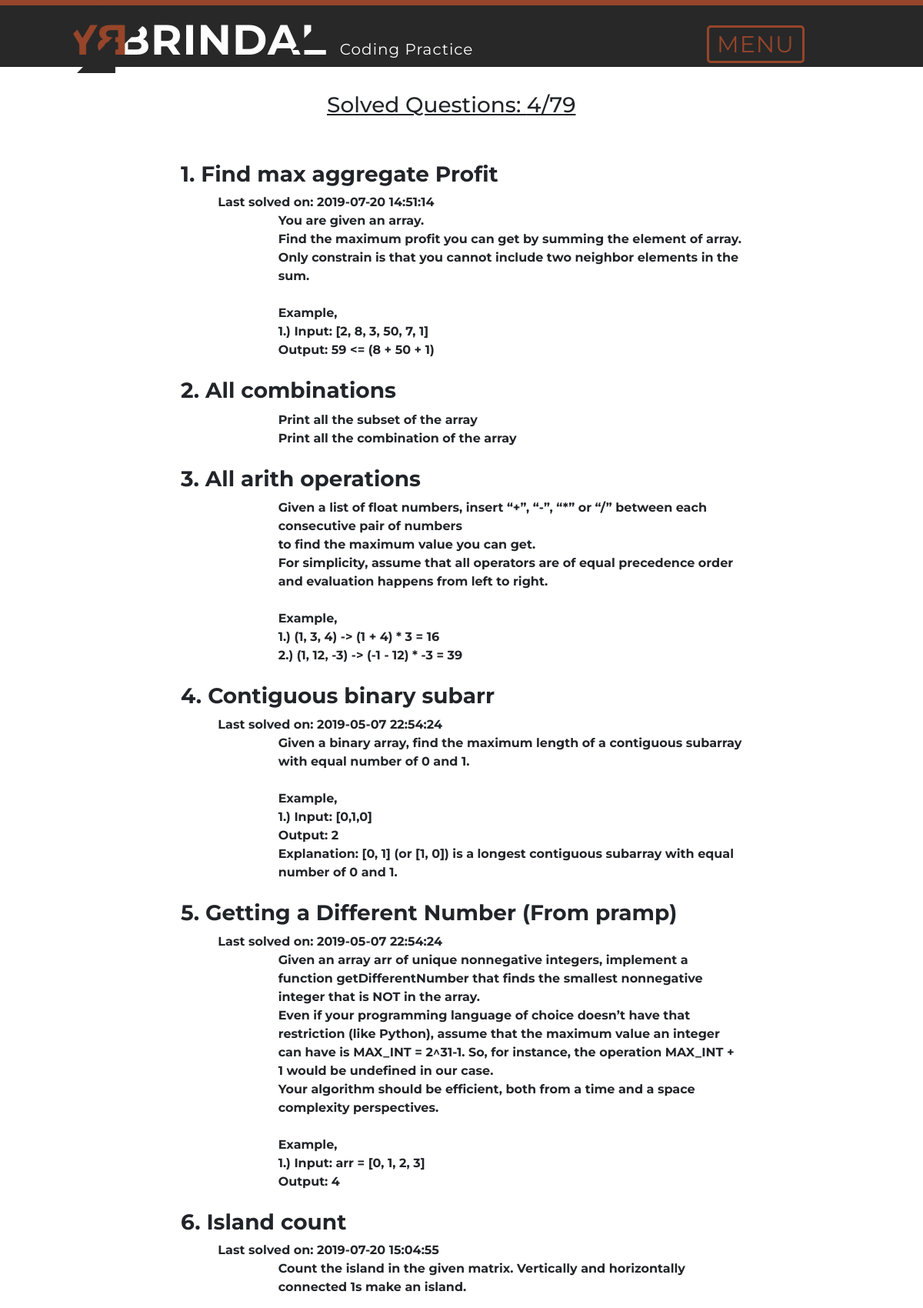
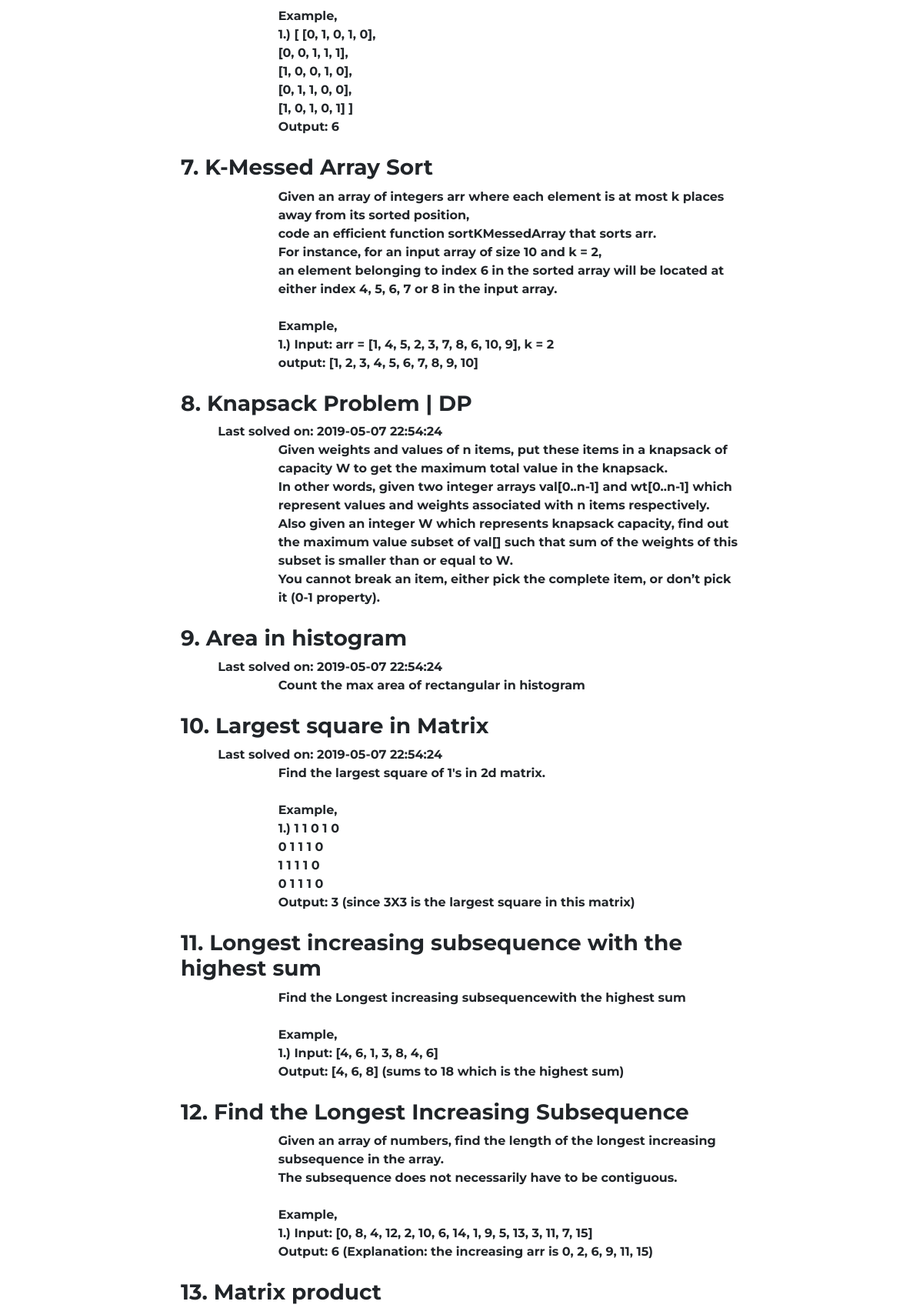
Screenshot of /all (upper part) with the database file from the repository (2 pictures, top to bottom).
### models/db_setup.py (models this page shows)
class Questions(Base):
    __tablename__ = 'questions'
    name = Column(String(80), nullable=False)
    descriptions = Column(String(3000), nullable=False)
    example = Column(String(3000))
    reference = Column(String(200))
    solved = Column(Boolean, default=False)
    added_time = Column(DateTime, default=datetime.datetime.now)
    last_solved = Column(DateTime, onupdate=datetime.datetime.now)
    id = Column(Integer, primary_key=True)

### api_server.py (the view)
@app.route('/all', methods=['GET'])
def all_questions_list():
    questions_list = session.query(Questions).order_by(asc(Questions.id)).all()
    count = count_solved_questions()
    return render_template('questions.html', questions=questions_list, count=count, button=None)

### api_server.py (called while the page is built)
def count_solved_questions():
    count_all = session.query(Questions).count()
    count_solved = session.query(Questions).filter_by(solved=True).count()
    question_count = str(count_solved) + "/" + str(count_all)
    return question_count

### views/templates/questions.html (shortened to what this page needs)
{% extends "base_frame.html" %} {% block content %}
{% if count %}
    <div class="row">
        <div class="col-md-4"></div>
        <div class = "col-md-4">
            <b><u>
                <h3>Solved Questions: {{ count }}</h3>
            </u></b>
        </div>
        <div class="col-md-4"></div>
    </div>
{% endif %}
<br><br>
{% if questions %}
    <b>
        {% for question in questions %}
        <div class="row">
            <div class="col-md-2"></div>
            <div class = "col-md-8">
                <h3><b>{{ question.id }}. {{ question.name }}</b></h3>
                <div class="row">
                    <div class="col-md-1"></div>
                    {% if question.last_solved %}
                        Last solved on:     {{ question.last_solved.replace(microsecond=0) }}
                    {% endif %}
                </div>
                <div class="row">
                    <div class="col-sm-2"></div>
                    <div class = "col-sm-10">
                        {{ question.descriptions | safe}}
                    </div>
                </div>
                {% if question.example %}
                    <div class="row">
                        <div class="col-sm-2"></div>
                        <div class = "col-sm-10">
                            <br>
                            Example,<br>
                            {{ question.example | safe}}
                        </div>
                    </div>
                {% endif %}
            </div>
            <div class="col-md-2"></div>
        </div>
        <br>
        {% endfor %}
    </b>
{% else %}
    <div class="row"> You have finished all the Questions or missing data </data>
{% endif %}
{% endblock %}

### views/templates/base_frame.html (shortened to what this page needs)
<!DOCTYPE html>
<html lang="en">
	<head>
        <link rel="stylesheet" href="https://stackpath.bootstrapcdn.com/bootstrap/4.1.3/css/bootstrap.min.css">
		<link rel=stylesheet type=text/css href="{{ url_for('static', filename='css/style.css') }}">
		<link rel="stylesheet" href="https://cdnjs.cloudflare.com/ajax/libs/font-awesome/4.7.0/css/font-awesome.min.css">
    </head>
	<body>
        <div class="nav-bar">
        	<div class="row divider orange">
        		<div class="col-md-12"></div>
        	</div>
        	<div class="row banner menu">
                <div class="col-md-1"></div>
        		<div class="col-md-11 col-md-offset-1 padding-none">
        			<h1 class="logo">
                        <b>
            		  		<span class="word1">By</span>
            		  		<span class="word2">Brindal</span>
                        </b>
                        <span style="font-size:20px; font-family: 'Montserrat', sans-serif; text-transform: none;">Coding Practice</span>
						<div class="dropdown">
							<div class="menu-btn btn-normal button-txt" style="font-size: 30px; color:282828;">
								Menu
							</div>
						</div>
        			</h1>
        		</div>
        	</div>
        </div>
        <br>
		<br>
		<br><br><br>
		<div class="container">
			{% block content %} {% endblock %}
		</div>
	</body>
</html>

### views/static/css/style.css (style rules this page uses)
html, body { height: 100%; font-family: 'Montserrat', sans-serif; }
.container { height: 100% }
.dropdown { position: relative; display: inline-block; float: right; margin-right: 15%; z-index: 10; }
.btn-normal { color: #282828; padding: 2%; font-size: 25px; border: solid; cursor: pointer; border-radius: 5px; }
.menu-btn { margin-top: 15px; color: #96452a; }
.button-txt { padding: 3px 10px; }
.divider { height: 7px; }
.divider.orange { background-color: #96452a; }
.nav-bar { position: fixed; width: 100%; z-index: 10; }
.banner.menu { height: 80px; background-color: #282828; }
.banner h1 { margin: 1% 0; }
.padding-none { padding: 0; }
.logo { font: 55px 'Montserrat', sans-serif;; color: #fefefe; text-transform: uppercase; letter-spacing: 1px; }
.logo span { position: relative; }
.logo span:before, .logo span:after { content: ''; position: absolute; border-width: 25px; border-style: solid; border-color: transparent; height: 0; }
.logo .word1 { color: #96452a; margin-right: -30px; transform: rotateY(180deg); display: inline-block; z-index: 10; }
.logo .word1:before { right: -8px; top: -9px; border-top-color: #282828; border-right-color: #282828; }
.logo .word1:after { left: 17px; bottom: -10px; border-bottom-color: #282828; border-left-color: #282828; }
.logo .word2 { z-index: 0; }
.logo .word2:before { left: -1px; top: -1px; border-top-color: #282828; border-left-color: #282828; }
.logo .word2:after { right: -5px; bottom: 20px; border-bottom-color: #282828; border-right-color: #282828; }

### rows the page displays
Questions: id "1", name "Find max aggregate Profit", last_solved.replace "2019-07-20 14:51:14", descriptions "You are given an array. Find the maximum profit you can get by summing the element of array. Only constrain is that you cannot include two neighbor elements in the sum.", example "1.) Input: [2, 8, 3, 50, 7, 1] Output: 59 <= (8 + 50 + 1)"
Questions: id "2", name "All combinations", descriptions "Print all the subset of the array Print all the combination of the array"
Questions: id "3", name "All arith operations", descriptions "Given a list of float numbers, insert “+”, “-”, “*” or “/” between each consecutive pair of numbers to find the maximum value you can get. For simplicity, assume that all operators are of equal precedence order and evaluation happens from left to right.", example "1.) (1, 3, 4) -> (1 + 4) * 3 = 16 2.) (1, 12, -3) -> (-1 - 12) * -3 = 39"
Questions: id "4", name "Contiguous binary subarr", last_solved.replace "2019-05-07 22:54:24", descriptions "Given a binary array, find the maximum length of a contiguous subarray with equal number of 0 and 1.", example "1.) Input: [0,1,0] Output: 2 Explanation: [0, 1] (or [1, 0]) is a longest contiguous subarray with equal number of 0 and 1."
Questions: id "5", name "Getting a Different Number (From pramp)", last_solved.replace "2019-05-07 22:54:24", descriptions "Given an array arr of unique nonnegative integers, implement a function getDifferentNumber that finds the smallest nonnegative integer that is NOT in the array. Even if your programming language of choice doesn’t have that restriction (like Python), assume that the maximum value an integer can have is MAX_INT = 2^31-1. So, for instance, the operation MAX_INT + 1 would be undefined in our case. Your algorithm should be efficient, both from a time and a space complexity perspectives.", example "1.) Input: arr = [0, 1, 2, 3] Output: 4"
Questions: id "6", name "Island count", last_solved.replace "2019-07-20 15:04:55", descriptions "Count the island in the given matrix. Vertically and horizontally connected 1s make an island.", example "1.) [ [0, 1, 0, 1, 0], [0, 0, 1, 1, 1], [1, 0, 0, 1, 0], [0, 1, 1, 0, 0], [1, 0, 1, 0, 1] ] Output: 6"
Questions: id "7", name "K-Messed Array Sort", descriptions "Given an array of integers arr where each element is at most k places away from its sorted position, code an efficient function sortKMessedArray that sorts arr. For instance, for an input array of size 10 and k = 2, an element belonging to index 6 in the sorted array will be located at either index 4, 5, 6, 7 or 8 in the input array.", example "1.) Input: arr = [1, 4, 5, 2, 3, 7, 8, 6, 10, 9], k = 2 output: [1, 2, 3, 4, 5, 6, 7, 8, 9, 10]"
Questions: id "8", name "Knapsack Problem | DP", last_solved.replace "2019-05-07 22:54:24", descriptions "Given weights and values of n items, put these items in a knapsack of capacity W to get the maximum total value in the knapsack. In other words, given two integer arrays val[0..n-1] and wt[0..n-1] which represent values and weights associated with n items respectively. Also given an integer W which represents knapsack capacity, find out the maximum value subset of val[] such that sum of the weights of this subset is smaller than or equal to W. You cannot break an item, either pick the complete item, or don’t pick it (0-1 property)."
Questions: id "9", name "Area in histogram", last_solved.replace "2019-05-07 22:54:24", descriptions "Count the max area of rectangular in histogram"
Questions: id "10", name "Largest square in Matrix", last_solved.replace "2019-05-07 22:54:24", descriptions "Find the largest square of 1's in 2d matrix.", example "1.) 1 1 0 1 0 0 1 1 1 0 1 1 1 1 0 0 1 1 1 0 Output: 3 (since 3X3 is the largest square in this matrix)"
Questions: id "11", name "Longest increasing subsequence with the highest sum", descriptions "Find the Longest increasing subsequencewith the highest sum", example "1.) Input: [4, 6, 1, 3, 8, 4, 6] Output: [4, 6, 8] (sums to 18 which is the highest sum)"
Questions: id "12", name "Find the Longest Increasing Subsequence", descriptions "Given an array of numbers, find the length of the longest increasing subsequence in the array. The subsequence does not necessarily have to be contiguous.", example "1.) Input: [0, 8, 4, 12, 2, 10, 6, 14, 1, 9, 5, 13, 3, 11, 7, 15] Output: 6 (Explanation: the increasing arr is 0, 2, 6, 9, 11, 15)"
Questions: id "13", name "Matrix product"

### other values shown
{{ count }} "4/79"
